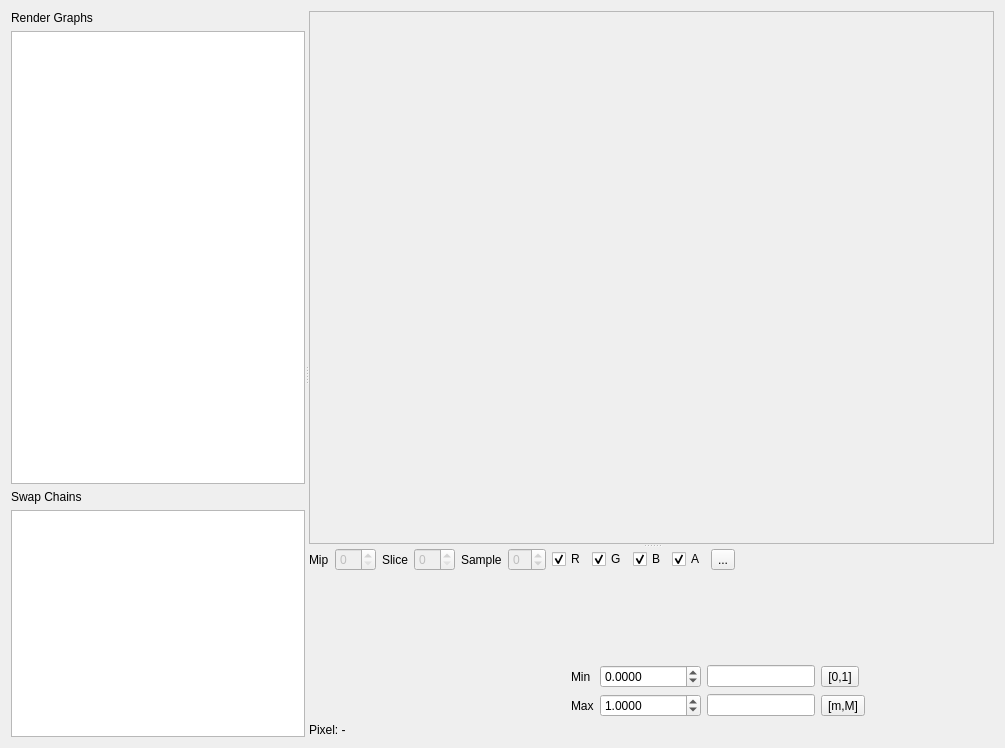
<?xml version="1.0" encoding="UTF-8"?>
<ui version="4.0">
 <class>RenderGraphWidget</class>
 <widget class="QWidget" name="RenderGraphWidget">
  <property name="geometry">
   <rect>
    <x>0</x>
    <y>0</y>
    <width>1005</width>
    <height>748</height>
   </rect>
  </property>
  <property name="windowTitle">
   <string>Render Graph</string>
  </property>
  <layout class="QVBoxLayout" name="verticalLayout_2">
   <item>
    <widget class="QSplitter" name="HorizontalSplitter">
     <property name="orientation">
      <enum>Qt::Horizontal</enum>
     </property>
     <widget class="QWidget" name="Lists">
    <layout class="QVBoxLayout" name="ListsLayout" stretch="0,2,0,1">
       <property name="leftMargin">
        <number>0</number>
       </property>
       <property name="topMargin">
        <number>0</number>
       </property>
       <property name="rightMargin">
        <number>0</number>
       </property>
       <property name="bottomMargin">
        <number>0</number>
       </property>
       <item>
        <widget class="QLabel" name="GraphListLabel">
         <property name="text">
          <string>Render Graphs</string>
         </property>
        </widget>
       </item>
       <item>
        <widget class="QListWidget" name="GraphList"/>
       </item>
       <item>
        <widget class="QLabel" name="SwapChainListLabel">
         <property name="text">
          <string>Swap Chains</string>
         </property>
        </widget>
       </item>
       <item>
        <widget class="QListWidget" name="SwapChainList"/>
       </item>
      </layout>
     </widget>
     <widget class="QSplitter" name="VerticalSplitter">
      <property name="orientation">
       <enum>Qt::Vertical</enum>
      </property>
      <widget class="QScrollArea" name="OverviewScroll">
       <property name="sizePolicy">
        <sizepolicy hsizetype="Expanding" vsizetype="Expanding">
         <horstretch>0</horstretch>
         <verstretch>0</verstretch>
        </sizepolicy>
       </property>
       <property name="widgetResizable">
        <bool>false</bool>
       </property>
       <widget class="ezQtRenderGraphOverviewWidget" name="Overview">
        <property name="geometry">
         <rect>
          <x>0</x>
          <y>0</y>
          <width>600</width>
          <height>300</height>
         </rect>
        </property>
       </widget>
      </widget>
      <widget class="QWidget" name="PreviewAndControlsWidget">
       <layout class="QVBoxLayout" name="PreviewAndControlsLayout">
        <item>
         <layout class="QHBoxLayout" name="ControlsLayout">
          <item>
           <widget class="QLabel" name="MipLabel">
            <property name="text">
             <string>Mip</string>
            </property>
           </widget>
          </item>
          <item>
           <widget class="QSpinBox" name="MipSpin">
            <property name="enabled">
             <bool>false</bool>
            </property>
           </widget>
          </item>
          <item>
           <widget class="QLabel" name="SliceLabel">
            <property name="text">
             <string>Slice</string>
            </property>
           </widget>
          </item>
          <item>
           <widget class="QSpinBox" name="SliceSpin">
            <property name="enabled">
             <bool>false</bool>
            </property>
           </widget>
          </item>
          <item>
           <widget class="QLabel" name="SampleLabel">
            <property name="text">
             <string>Sample</string>
            </property>
           </widget>
          </item>
          <item>
           <widget class="QSpinBox" name="SampleSpin">
            <property name="enabled">
             <bool>false</bool>
            </property>
            <property name="minimum">
             <number>-1</number>
            </property>
            <property name="maximum">
             <number>8</number>
            </property>
           </widget>
          </item>
          <item>
           <widget class="QCheckBox" name="ChannelR">
            <property name="text">
             <string>R</string>
            </property>
            <property name="checked">
             <bool>true</bool>
            </property>
           </widget>
          </item>
          <item>
           <widget class="QCheckBox" name="ChannelG">
            <property name="text">
             <string>G</string>
            </property>
            <property name="checked">
             <bool>true</bool>
            </property>
           </widget>
          </item>
          <item>
           <widget class="QCheckBox" name="ChannelB">
            <property name="text">
             <string>B</string>
            </property>
            <property name="checked">
             <bool>true</bool>
            </property>
           </widget>
          </item>
          <item>
           <widget class="QCheckBox" name="ChannelA">
            <property name="text">
             <string>A</string>
            </property>
            <property name="checked">
             <bool>true</bool>
            </property>
           </widget>
          </item>
          <item>
           <widget class="QToolButton" name="ResetZoomToolButton">
                        <property name="icon">
                         <iconset resource="../Libs/GuiFoundation/QtResources/resources.qrc">
                            <normaloff>:/GuiFoundation/Icons/ZoomReset.svg</normaloff>:/GuiFoundation/Icons/ZoomReset.svg</iconset>
                        </property>
            <property name="text">
             <string>...</string>
            </property>
           </widget>
          </item>
          <item>
           <spacer name="horizontalSpacer">
            <property name="orientation">
             <enum>Qt::Horizontal</enum>
            </property>
            <property name="sizeHint" stdset="0">
             <size>
              <width>40</width>
              <height>20</height>
             </size>
            </property>
           </spacer>
          </item>
         </layout>
        </item>
        <item>
         <layout class="QVBoxLayout" name="PreviewLayout" stretch="1,0">
          <item>
           <widget class="ezQtRenderGraphPreviewWidget" name="Preview" native="true">
            <property name="sizePolicy">
             <sizepolicy hsizetype="Expanding" vsizetype="Expanding">
              <horstretch>0</horstretch>
              <verstretch>0</verstretch>
             </sizepolicy>
            </property>
            <property name="autoFillBackground">
             <bool>false</bool>
            </property>
           </widget>
          </item>
          <item>
           <layout class="QVBoxLayout" name="RangeLayout">
            <item>
             <layout class="QHBoxLayout" name="RangeControlsLayout" stretch="0,0">
              <item>
               <layout class="QGridLayout" name="HistogramGridLayout">
                <item row="0" column="0" rowspan="2">
                 <widget class="ezQtRenderGraphHistogramWidget" name="Histogram" native="true">
                  <property name="minimumSize">
                   <size>
                    <width>256</width>
                    <height>0</height>
                   </size>
                  </property>
                  <property name="autoFillBackground">
                   <bool>false</bool>
                  </property>
                 </widget>
                </item>
                <item row="0" column="2">
                 <widget class="ezQtDoubleSpinBox" name="RangeMinSpin">
                  <property name="decimals">
                   <number>4</number>
                  </property>
                  <property name="singleStep">
                   <double>0.010000000000000</double>
                  </property>
                  <property name="minimum">
                   <double>-100000.000000000000000</double>
                  </property>
                  <property name="maximum">
                   <double>100000.000000000000000</double>
                  </property>
                 </widget>
                </item>
                <item row="1" column="2">
                 <widget class="ezQtDoubleSpinBox" name="RangeMaxSpin">
                  <property name="decimals">
                   <number>4</number>
                  </property>
                  <property name="singleStep">
                   <double>0.010000000000000</double>
                  </property>
                  <property name="minimum">
                   <double>-100000.000000000000000</double>
                  </property>
                  <property name="maximum">
                   <double>100000.000000000000000</double>
                  </property>
                  <property name="value">
                   <double>1.000000000000000</double>
                  </property>
                 </widget>
                </item>
                <item row="1" column="1">
                 <widget class="QLabel" name="RangeMaxLabel">
                  <property name="text">
                   <string>Max</string>
                  </property>
                 </widget>
                </item>
                <item row="1" column="4">
                 <widget class="QToolButton" name="AutoToolButton">
                  <property name="text">
                   <string>[m,M]</string>
                  </property>
                 </widget>
                </item>
                <item row="0" column="1">
                 <widget class="QLabel" name="RangeMinLabel">
                  <property name="text">
                   <string>Min</string>
                  </property>
                 </widget>
                </item>
                <item row="0" column="4">
                 <widget class="QToolButton" name="ResetToolButton">
                  <property name="text">
                   <string>[0,1]</string>
                  </property>
                 </widget>
                </item>
                <item row="0" column="3">
                 <widget class="QLineEdit" name="MinValue">
                  <property name="sizePolicy">
                   <sizepolicy hsizetype="Minimum" vsizetype="Fixed">
                    <horstretch>0</horstretch>
                    <verstretch>0</verstretch>
                   </sizepolicy>
                  </property>
                  <property name="minimumSize">
                   <size>
                    <width>100</width>
                    <height>0</height>
                   </size>
                  </property>
                  <property name="readOnly">
                   <bool>true</bool>
                  </property>
                 </widget>
                </item>
                <item row="1" column="3">
                 <widget class="QLineEdit" name="MaxValue">
                  <property name="sizePolicy">
                   <sizepolicy hsizetype="Minimum" vsizetype="Fixed">
                    <horstretch>0</horstretch>
                    <verstretch>0</verstretch>
                   </sizepolicy>
                  </property>
                  <property name="minimumSize">
                   <size>
                    <width>100</width>
                    <height>0</height>
                   </size>
                  </property>
                  <property name="readOnly">
                   <bool>true</bool>
                  </property>
                 </widget>
                </item>
               </layout>
              </item>
              <item>
               <spacer name="HistogramSpacer">
                <property name="orientation">
                 <enum>Qt::Horizontal</enum>
                </property>
                <property name="sizeHint" stdset="0">
                 <size>
                  <width>40</width>
                  <height>20</height>
                 </size>
                </property>
               </spacer>
              </item>
             </layout>
            </item>
            <item>
             <widget class="QLabel" name="PixelLabel">
              <property name="text">
               <string>Pixel: -</string>
              </property>
             </widget>
            </item>
           </layout>
          </item>
         </layout>
        </item>
       </layout>
      </widget>
     </widget>
    </widget>
   </item>
  </layout>
 </widget>
 <customwidgets>
  <customwidget>
   <class>ezQtRenderGraphOverviewWidget</class>
   <extends>QWidget</extends>
   <header location="global">Inspector/RenderGraphOverviewWidget.moc.h</header>
   <container>1</container>
  </customwidget>
  <customwidget>
   <class>ezQtRenderGraphPreviewWidget</class>
   <extends>QWidget</extends>
   <header location="global">Inspector/RenderGraphPreviewWidget.moc.h</header>
   <container>1</container>
  </customwidget>
  <customwidget>
   <class>ezQtRenderGraphHistogramWidget</class>
   <extends>QWidget</extends>
   <header location="global">Inspector/RenderGraphHistogramWidget.moc.h</header>
  </customwidget>
  <customwidget>
   <class>ezQtDoubleSpinBox</class>
   <extends>QDoubleSpinBox</extends>
   <header location="global">GuiFoundation/Widgets/DoubleSpinBox.moc.h</header>
  </customwidget>
 </customwidgets>
 <resources>
  <include location="../Libs/GuiFoundation/QtResources/resources.qrc"/>
 </resources>
 <connections/>
</ui>
